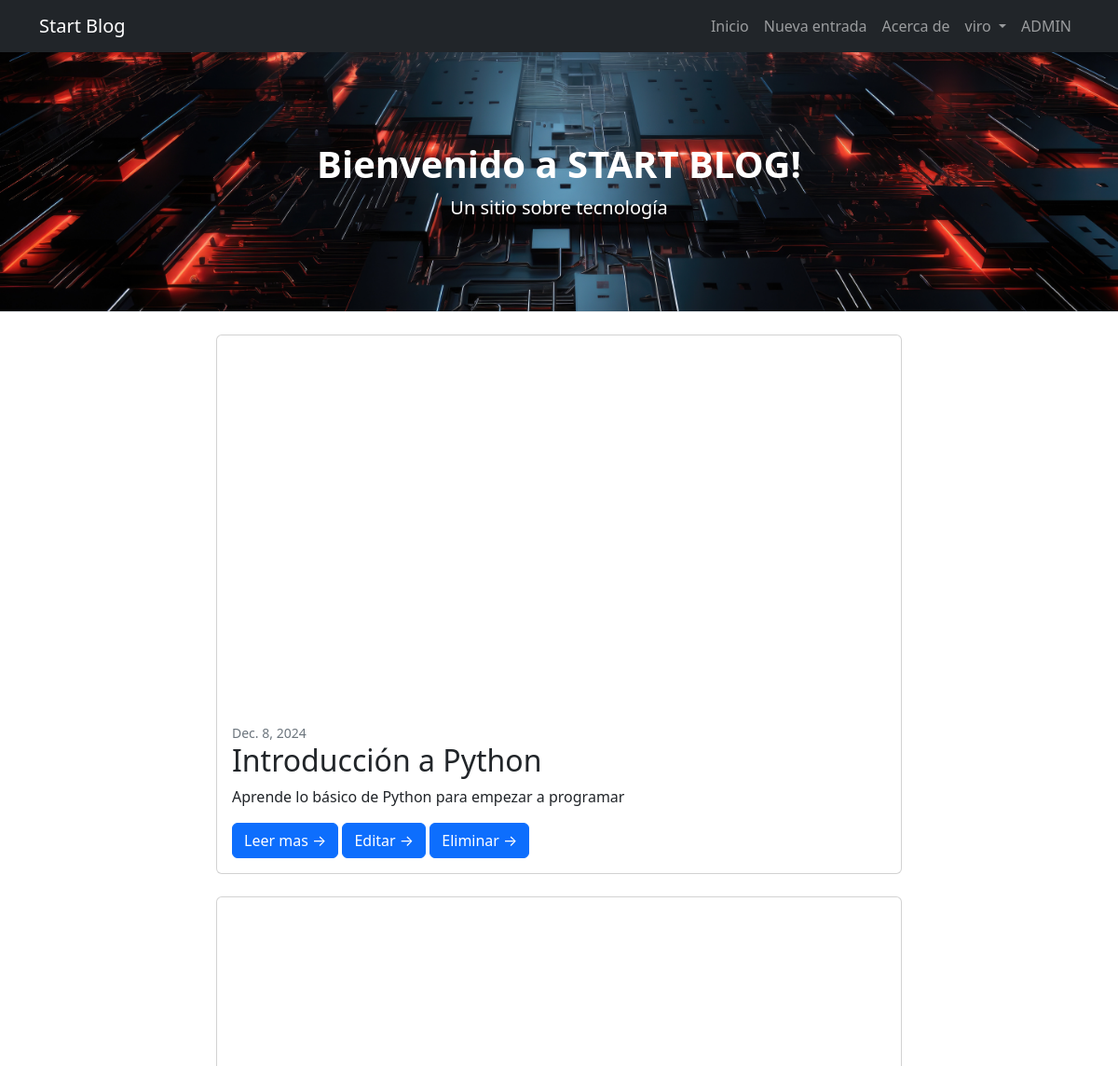
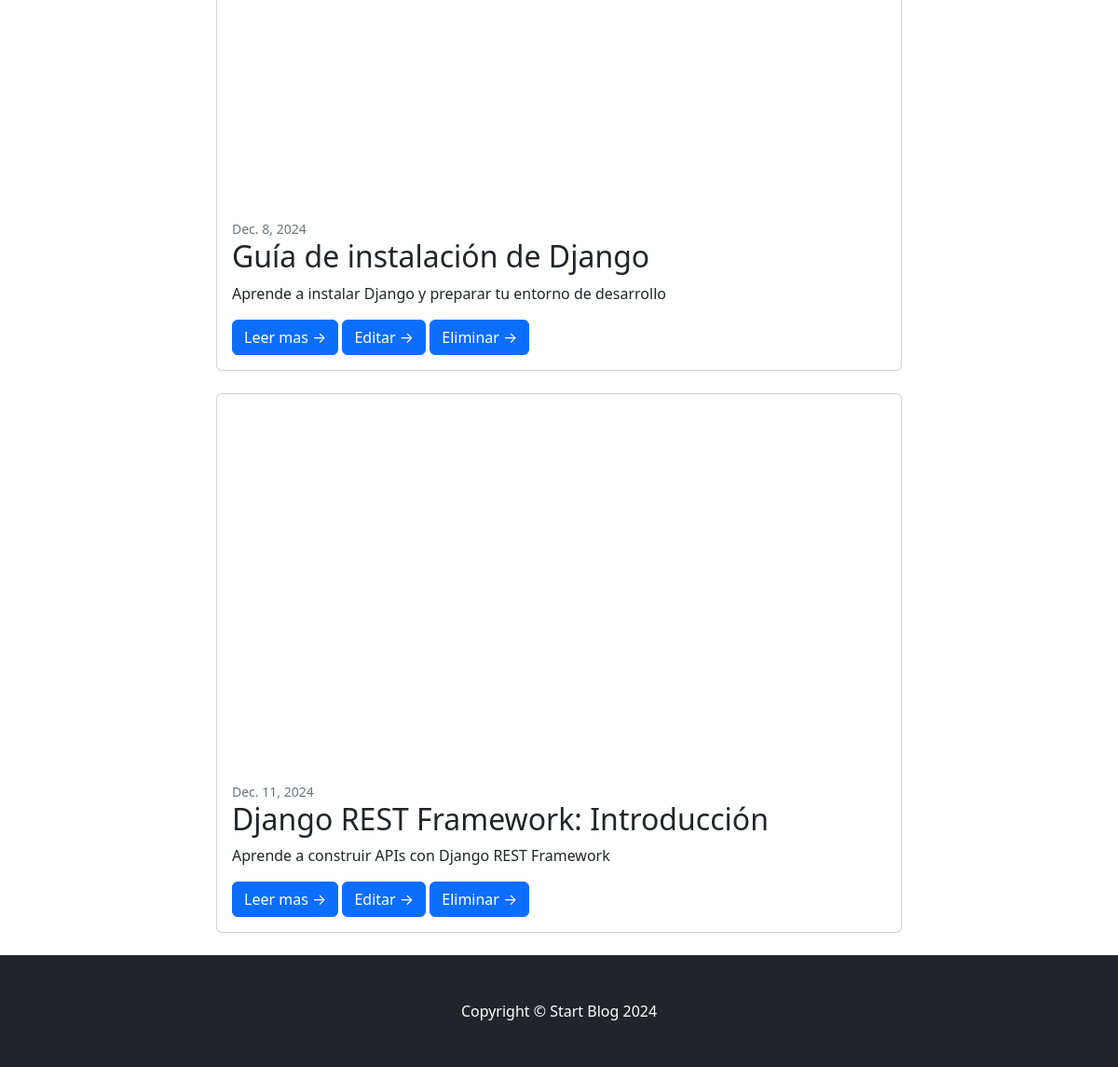
Before: /pages (signed in) with the older database file (2 pictures, top to bottom).
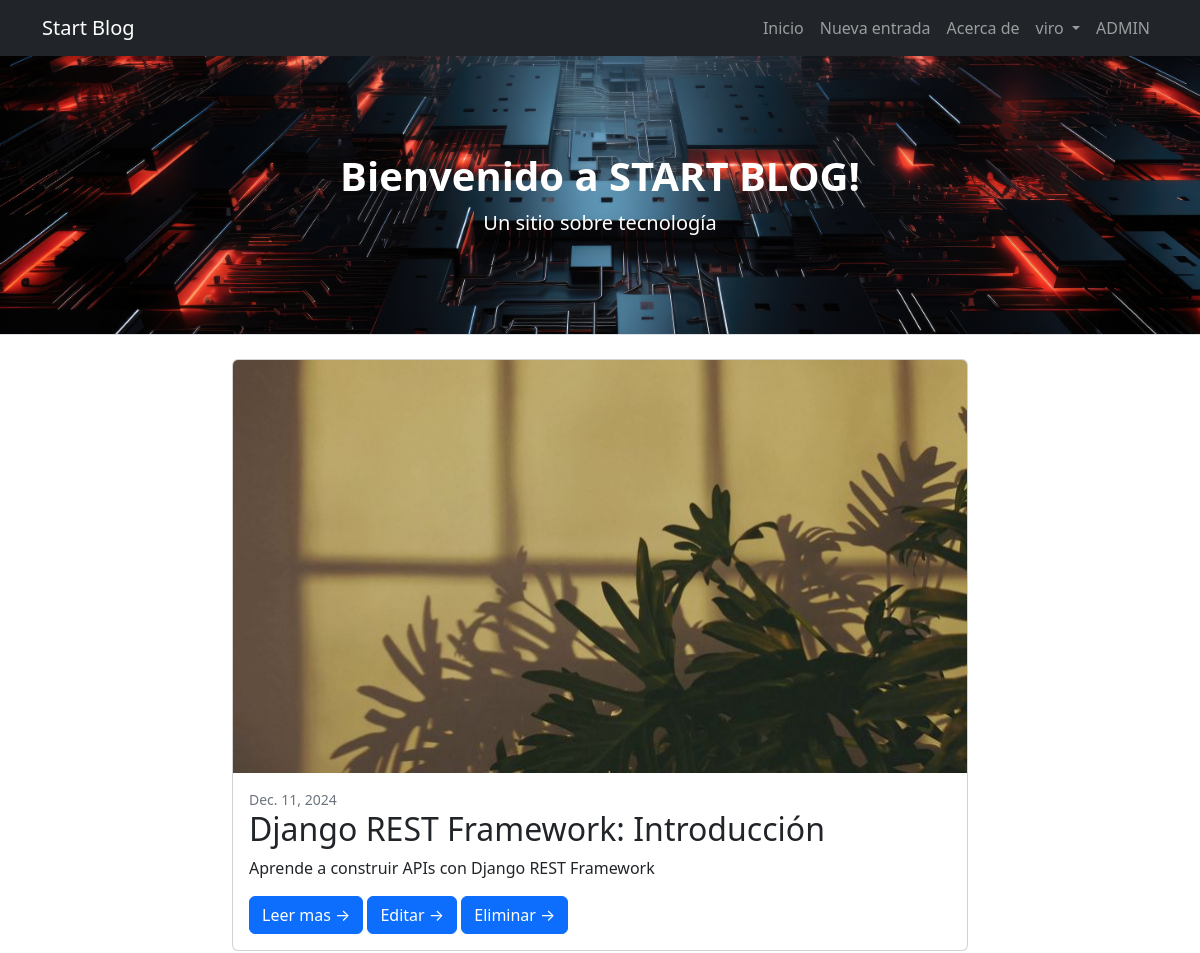
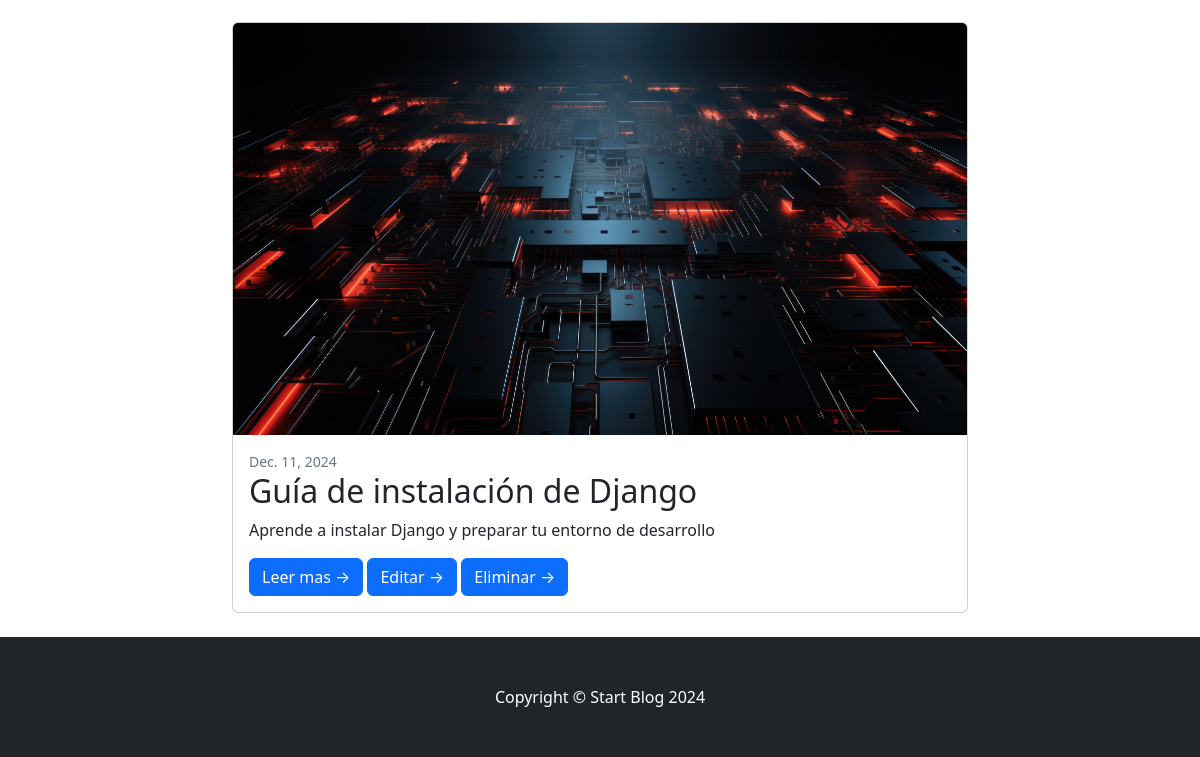
After: the same page with the newer database file (2 pictures, top to bottom).
### AppV/models.py (models this page shows)
class Entrada(models.Model):
    titulo = models.CharField(max_length=100)
    subtitulo = models.CharField(max_length=1000)
    cuerpo = models.CharField(max_length=5000)
    autor = models.CharField(max_length=100)
    fecha = models.DateField(auto_now_add=True)
    imagen = models.ImageField(upload_to='entradas/', null=True, blank=True)

### AppV/views_vistas.py (the view)
# urls.py: path('pages', views_vistas.EntradasListView.as_view(), name='list'),
class EntradasListView(LoginRequiredMixin, ListView):
    model = Entrada
    template_name = "appv/vistas_clases/listado.html"

### AppV/template/appv/vistas_clases/listado.html (shortened to what this page needs)
{% extends "appv/index.html" %}; {% load static %}
{% block contenidoQueCambia %}
    {% for entrada in object_list %}
    <div class="card mb-4">
        <a>
            {% if entrada.imagen %}
            <img src="{{ entrada.imagen.url }}" alt="{{ entrada.titulo }}" class="card-img-top" />
            {% else %}
                <header class="card-img-top header-background2"></header>
            {% endif %}
        </a>
        <div class="card-body">
            <div class="small text-muted">{{ entrada.fecha }}</div>
            <h2 class="card-title">{{ entrada.titulo }}</h2>
            <p class="card-text">{{ entrada.subtitulo }}</p>
            <a class="btn btn-primary" href="{% url 'detail' entrada.id %}">Leer mas →</a>
            {% if user.is_superuser %}
            <a class="btn btn-primary" href="{% url 'edit' entrada.id %}">Editar →</a>
            <a class="btn btn-primary" href="{% url 'delete' entrada.id %}">Eliminar →</a>
            {% endif %}
        </div>
    </div>
    {% endfor %}
{% endblock contenidoQueCambia %}

### AppV/template/appv/index.html (shortened to what this page needs)
{% load static %}
<!DOCTYPE html>
<html lang="en">
    <head>
        <link href="css/styles.css" rel="stylesheet" />
        <link href="{%  static 'appv/css/styles.css' %}" rel="stylesheet" />
    </head>
    <body>
        <nav class="navbar navbar-expand-lg navbar-dark bg-dark">
            <div class="container">
                <a class="navbar-brand" >Start Blog</a>
                <div class="collapse navbar-collapse" id="navbarSupportedContent">
                    <ul class="navbar-nav ms-auto mb-2 mb-lg-0">
                        {% if user.is_authenticated %}
                        <li class="nav-item"><a class="nav-link" href="{% url 'list'%}">Inicio</a></li>
                        {% if user.is_superuser %}
                        <li class="nav-item"><a class="nav-link" href="{% url 'create'%}">Nueva entrada</a></li>
                        {% endif %}
                        <li class="nav-item"><a class="nav-link" href="{% url 'about'%}">Acerca de</a></li>
                        <li class="nav-item dropdown">
                            <a class="nav-link dropdown-toggle" href="#" id="dropdownMenuButton1" role="button" data-bs-toggle="dropdown" aria-expanded="false">
                                {{ request.user.username }}
                            </a>
                        </li>
                        <li class="nav-item">
                            {% if user.is_superuser %}
                            <a class="nav-link">ADMIN</a>
                            {% endif %}
                        </li>
                        {% else %}
                        <li class="nav-item"><a class="nav-link active" aria-current="page" href="{% url 'login'%}">Iniciar sesion</a></li>
                        <li class="nav-item"><a class="nav-link active" aria-current="page" href="{% url 'register'%}">Crear cuenta</a></li>
                        {% endif %}
                    </ul>
                </div>
            </div>
        </nav>
        <header class="py-5 bg-light border-bottom mb-4 header-background">
            <div class="container">
                <div class="text-center my-5">
                    <h1 class="fw-bolder text-white">Bienvenido a START BLOG!</h1>
                    <p class="lead mb-0 text-white">Un sitio sobre tecnología</p>
                </div>
            </div>
        </header>
        <div class="container">
            <div class="row justify-content-center">
                <div class="col-lg-8">
                    {% block contenidoQueCambia %}{% endblock %}
                </div>
            </div>
        </div>
        <footer class="py-5 bg-dark">
            <div class="container"><p class="m-0 text-center text-white">Copyright &copy; Start Blog 2024</p></div>
        </footer>
    </body>
</html>

Changed rows visible on the page:
removed Entrada: fecha "Dec. 8, 2024", titulo "Introducción a Python", subtitulo "Aprende lo básico de Python para empezar a programar"
removed Entrada: fecha "Dec. 8, 2024", titulo "Guía de instalación de Django", subtitulo "Aprende a instalar Django y preparar tu entorno de desarrollo"
removed Entrada: fecha "Dec. 11, 2024", titulo "Django REST Framework: Introducción", subtitulo "Aprende a construir APIs con Django REST Framework"
added Entrada: imagen (picture), fecha "Dec. 11, 2024", titulo "Django REST Framework: Introducción", subtitulo "Aprende a construir APIs con Django REST Framework"
added Entrada: imagen (picture), fecha "Dec. 11, 2024", titulo "Guía de instalación de Django", subtitulo "Aprende a instalar Django y preparar tu entorno de desarrollo"
